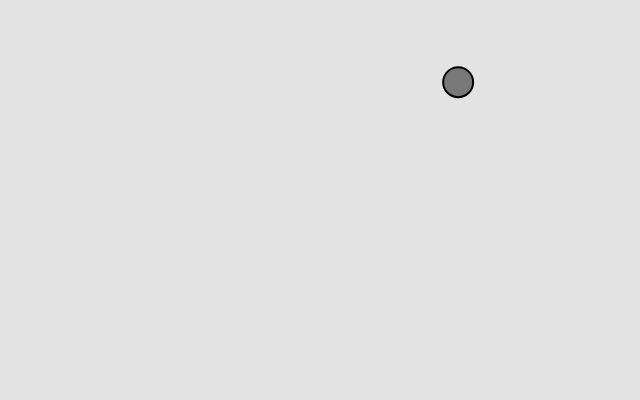
Frame 1 (no input)
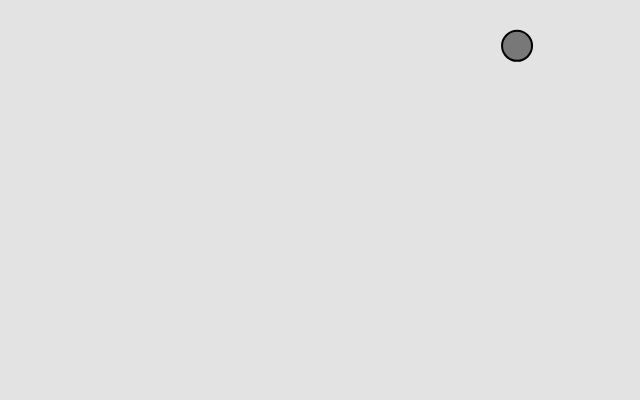
Frame 60 (no input)
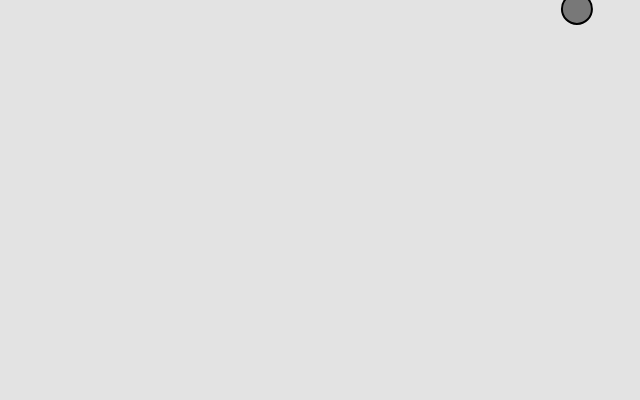
Frame 120 (the mouse pressed at the canvas centre since frame 60)

The p5.js sketch that drew these frames (run headless with seeded random() and noise() and a simulated clock; from frame 60 on, the mouse is pressed at the canvas centre):

// p5.js sketch
// ── sketch.js
/* 
  Author Michael Houmann
  Created April 21 2025

  Example 1.7: Motion 101 (Velocity)
*/

// Global variable for the mover
let mover;


function setup() {
  createCanvas(640, 400);

  // Instantiate the mover
  mover = new Mover();
}

  function draw() {
    background(227);

    mover.move();
    mover.checkEdges();
    mover.show();
  }
  
// ── mover.js
// A mover class
class Mover {
  constructor() {
    // Place a vector the mover in the canvas att a random place
    this.position = createVector(random(width), random(height));
    // Give the mover some random speed using a vector for velocity
    this.velocity = createVector(random(-2, 2), random(-2, 2));
    
  }

  // Move the mover
  move() {
    this.position.add(this.velocity);
  }

  // Draw the mover
  show() {
    stroke(0);
    strokeWeight(2);
    fill(120);
    circle(this.position.x, this.position.y, 30)
  }

  // Check if the mover goes outside the canvas, and move it to the
  // opposite site
  checkEdges() {
    if (this.position.x > width) {
      this.position.x = 0;
    } else if (this.position.x < 0) {
      this.position.x = width;
    }

      if (this.position.y > height) {
        this.position.y = 0;
      } else if (this.position.y < 0) {
        this.position.y = height;
      }
    
  }
}
